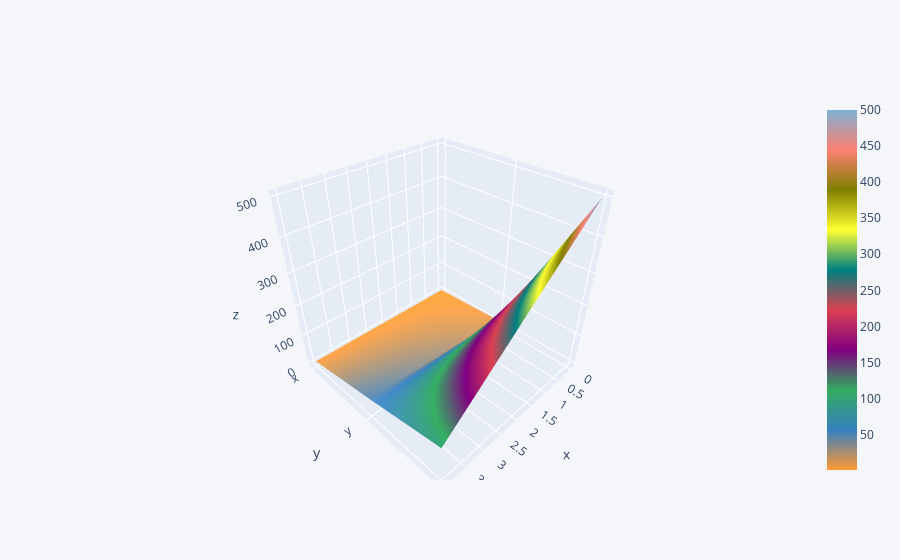

Notebook source saved alongside this figure:
### Code cell
df3.iplot(kind='surface')

### Figure 1 — Plotly figure (JSON) as saved in the notebook; plotly's stock layout.template omitted (floating-point values rounded to 4 significant figures)
{"data": [{"colorscale": [[0, "rgb(255, 153, 51)"], [0.1111, "rgb(55, 128, 191)"], [0.2222, "rgb(50, 171, 96)"], [0.3333, "rgb(128, 0, 128)"], [0.4444, "rgb(219, 64, 82)"], [0.5556, "rgb(0, 128, 128)"], [0.6667, "rgb(255, 255, 51)"], [0.7778, "rgb(128, 128, 0)"], [0.8889, "rgb(251, 128, 114)"], [1, "rgb(128, 177, 211)"]], "type": "surface", "x": [0, 1, 2, 3, 4], "y": ["x", "y", "z"], "z": [[1, 2, 3, 4, 5], [10, 20, 30, 40, 50], [500, 400, 300, 200, 100]]}], "layout": {"legend": {"bgcolor": "#F5F6F9", "font": {"color": "#4D5663"}}, "paper_bgcolor": "#F5F6F9", "plot_bgcolor": "#F5F6F9", "title": {"font": {"color": "#4D5663"}}, "xaxis": {"gridcolor": "#E1E5ED", "showgrid": true, "tickfont": {"color": "#4D5663"}, "title": {"font": {"color": "#4D5663"}, "text": ""}, "zerolinecolor": "#E1E5ED"}, "yaxis": {"gridcolor": "#E1E5ED", "showgrid": true, "tickfont": {"color": "#4D5663"}, "title": {"font": {"color": "#4D5663"}, "text": ""}, "zerolinecolor": "#E1E5ED"}}}
